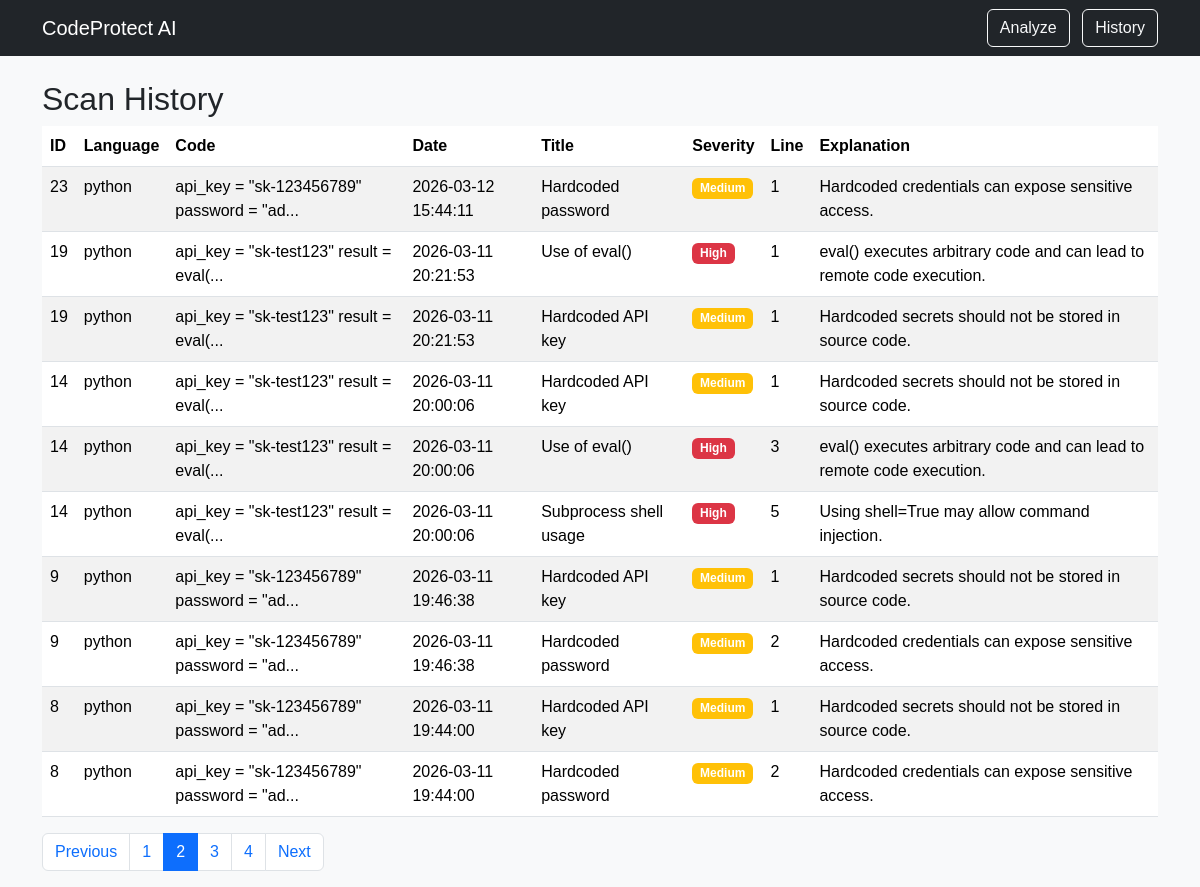
Page /history?page=2 on the committed database.
### tables this page shows
CREATE TABLE findings (
    id INTEGER PRIMARY KEY AUTOINCREMENT,
    scan_id INTEGER NOT NULL,
    title TEXT NOT NULL,
    severity TEXT NOT NULL,
    line INTEGER,
    explanation TEXT NOT NULL,
    FOREIGN KEY(scan_id) REFERENCES scans(id)
);

CREATE TABLE scans (
    id INTEGER PRIMARY KEY AUTOINCREMENT,
    language TEXT NOT NULL,
    code TEXT NOT NULL,
    created_at TIMESTAMP DEFAULT CURRENT_TIMESTAMP
);

### app.py (the view)
@app.route("/history", methods=["GET"])
def history():
    page = request.args.get("page", 1, type=int)
    per_page = 10
    offset = (page - 1) * per_page
    db = sqlite3.connect("scans.db")
    cursor = db.cursor()
    cursor.execute(
        "SELECT COUNT(*) FROM scans JOIN findings ON scans.id = findings.scan_id"
    )
    total_rows = cursor.fetchone()[0]
    cursor.execute(
        "SELECT * FROM scans JOIN findings ON scans.id = findings.scan_id ORDER BY created_at DESC LIMIT ? OFFSET ?",
        (per_page, offset),
    )
    history = cursor.fetchall()
    db.close()
    total_pages = math.ceil(total_rows / per_page)
    return render_template(
        "history.html", history=history, page=page, total_pages=total_pages
    )

### templates/history.html
{% extends "base.html" %}
{% block content %}
<h2>Scan History</h2>
<table class="table table-striped">
<thead>
    <tr>
    <th>ID</th>
    <th>Language</th>
    <th>Code</th>
    <th>Date</th>
    <th>Title</th>
    <th>Severity</th>
    <th>Line</th>
    <th>Explanation</th>
    </tr>
</thead>
<tbody>
    {% for finding in history %}
        <tr>
        <td>{{ finding[0] }}</td>
        <td>{{ finding[1] }}</td>
        <td>{{ finding[2][:40] }}...</td>
        <td>{{ finding[3] }}</td>
        <td>{{ finding[6] }}</td>
        <td>
        <span class="badge
        {% if finding[7] == 'High' %}bg-danger
        {% elif finding[7] == 'Medium' %}bg-warning
        {% else %}bg-secondary
        {% endif %}">
        {{ finding[7] }}
        </span>
        </td>
        <td>{{ finding[8] }}</td>
        <td>{{ finding[9] }}</td>
        </tr>
    {% endfor %}
</tbody>
</table>
<nav>
    <ul class="pagination">
    {% if page > 1 %}
        <li class="page-item">
        <a class="page-link" href="/history?page={{ page-1 }}">Previous</a>
        </li>
    {% endif %}
    {% for p in range(1, total_pages + 1) %}
        <li class="page-item {% if p == page %}active{% endif %}">
        <a class="page-link" href="/history?page={{ p }}">{{ p }}</a>
        </li>
    {% endfor %}
    {% if page < total_pages %}
        <li class="page-item">
        <a class="page-link" href="/history?page={{ page+1 }}">Next</a>
        </li>
    {% endif %}
    </ul>
</nav>
{% endblock %}

### static/styles.css (style rules this page uses)
body { font-family: Arial, sans-serif; }

### rows in the picture
findings: finding "23", language "python", code "api_key = \"sk-123456789\" password = \"ad", created_at "2026-03-12 15:44:11", title "Hardcoded password", severity "Medium", line "1", explanation "Hardcoded credentials can expose sensitive access."
findings: finding "19", language "python", code "api_key = \"sk-test123\" result = eval(", created_at "2026-03-11 20:21:53", title "Use of eval()", severity "High", line "1", explanation "eval() executes arbitrary code and can lead to remote code execution."
findings: finding "19", language "python", code "api_key = \"sk-test123\" result = eval(", created_at "2026-03-11 20:21:53", title "Hardcoded API key", severity "Medium", line "1", explanation "Hardcoded secrets should not be stored in source code."
findings: finding "14", language "python", code "api_key = \"sk-test123\" result = eval(", created_at "2026-03-11 20:00:06", title "Hardcoded API key", severity "Medium", line "1", explanation "Hardcoded secrets should not be stored in source code."
findings: finding "14", language "python", code "api_key = \"sk-test123\" result = eval(", created_at "2026-03-11 20:00:06", title "Use of eval()", severity "High", line "3", explanation "eval() executes arbitrary code and can lead to remote code execution."
findings: finding "14", language "python", code "api_key = \"sk-test123\" result = eval(", created_at "2026-03-11 20:00:06", title "Subprocess shell usage", severity "High", line "5", explanation "Using shell=True may allow command injection."
findings: finding "9", language "python", code "api_key = \"sk-123456789\" password = \"ad", created_at "2026-03-11 19:46:38", title "Hardcoded API key", severity "Medium", line "1", explanation "Hardcoded secrets should not be stored in source code."
findings: finding "9", language "python", code "api_key = \"sk-123456789\" password = \"ad", created_at "2026-03-11 19:46:38", title "Hardcoded password", severity "Medium", line "2", explanation "Hardcoded credentials can expose sensitive access."
findings: finding "8", language "python", code "api_key = \"sk-123456789\" password = \"ad", created_at "2026-03-11 19:44:00", title "Hardcoded API key", severity "Medium", line "1", explanation "Hardcoded secrets should not be stored in source code."
findings: finding "8", language "python", code "api_key = \"sk-123456789\" password = \"ad", created_at "2026-03-11 19:44:00", title "Hardcoded password", severity "Medium", line "2", explanation "Hardcoded credentials can expose sensitive access."

### other values in the picture
{{ p }} "1" "2" "3" "4"
